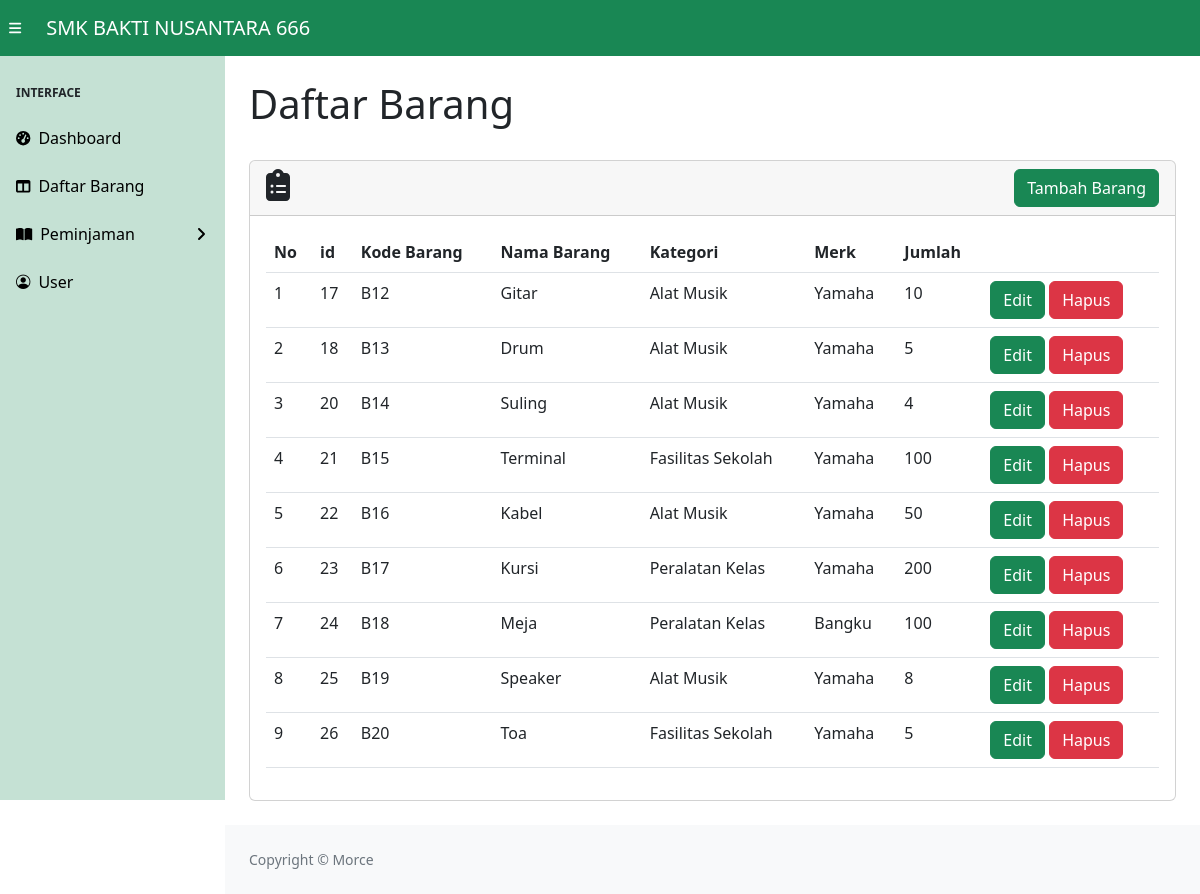
The page /data_barang.php on the database its author committed.
### tables this page shows
CREATE TABLE `barang` (
  `id` int(11) NOT NULL,
  `kode_barang` varchar(255) NOT NULL,
  `nama_barang` varchar(255) NOT NULL,
  `kategori` varchar(255) NOT NULL,
  `merk` varchar(255) NOT NULL,
  `jumlah` int(11) NOT NULL
);

### database.php (called while the page is built, shortened)
<?php
$connect=mysqli_connect(DB_HOST, DB_USER, DB_PASS, DB_NAME) or die("Failed to connect to MYSQL: " . mysqli_error($connect));
function query($kueri)
{
    global $connect;
    $result=mysqli_query($connect, $kueri);
    $rows=[];
    while($row = mysqli_fetch_assoc($result))
    {
        $rows[] = $row;
    }
    return $rows;
}
?>

### data_barang.php (the view, shortened to what this page needs)
<?php
require_once("database.php");
$tampil = query("select * from barang");
?>
<!DOCTYPE html>
<html lang="en">
    <head>
        <link rel="stylesheet" href="https://cdn.jsdelivr.net/npm/bootstrap-icons@1.11.3/font/bootstrap-icons.min.css">
        <link href="https://cdn.jsdelivr.net/npm/simple-datatables@7.1.2/dist/style.min.css" rel="stylesheet" />
        <link href="css/styles.css" rel="stylesheet" />
    </head>
    <body class="sb-nav-fixed">
        <nav class="sb-topnav navbar navbar-expand bg-success">
      <button class="btn btn-link btn-sm order-1 order-lg-0 me-4 me-lg-0" id="sidebarToggle" href="#!" style="color: white"><i class="fas fa-bars"></i></button>
            <a class="navbar-brand ps-3" href="#" style="color:white">SMK BAKTI NUSANTARA 666</a>
      <ul class="navbar-nav ms-auto ms-md-0 me-3 me-lg-4 l-3" style="padding-left: 1200px;">
            </ul>
        </nav>
        <div id="layoutSidenav">
            <div id="layoutSidenav_nav">
                <nav class="sb-sidenav accordion bg-success bg-opacity-25" id="sidenavAccordion">
                    <div class="sb-sidenav-menu">
                        <div class="nav">
                            <div class="sb-sidenav-menu-heading">Interface</div>
                            <a class="nav-link text-decoration-none" href="home.php" style="color: black;">
                                <div class="sb-nav-link-icon"><i class="fas fa-tachometer-alt"></i></div>
                                Dashboard
                            </a>
                            <a class="nav-link" href="data_barang.php" style="color: black;">
                                <div class="sb-nav-link-icon"><i class="fas fa-columns"></i></div>
                                Daftar Barang
                            </a>
                            <a class="nav-link collapsed" style="color:black;" href="#" data-bs-toggle="collapse" data-bs-target="#collapsePages" aria-expanded="false" aria-controls="collapsePages">
                                <div class="sb-nav-link-icon"><i class="fas fa-book-open"></i></div>
                                Peminjaman
                                <div class="sb-sidenav-collapse-arrow"><i class="fas fa-angle-down"></i></div>
                            </a>
                            <a class="nav-link" href="data_user.php" style="color: black;">
                                <div class="sb-nav-link-icon"><i class="bi bi-person-circle"></i></div>
                                User
                            </a>
                        </div>
                    </div>
                </nav>
            </div>
            <div id="layoutSidenav_content">
                <main>
                    <div class="container-fluid px-4">
                        <h1 class="mt-4">Daftar Barang</h1>
                        <br>
                        <div class="card mb-4">
                            <div class="card-header">
                            <i class="fas fa-clipboard-list fa-2x text-gray-300"></i>
                                <button type="button" style="float:right;" class="btn btn-success position-relative" data-bs-toggle="modal" data-bs-target="#exampleModal">
                                    Tambah Barang
                                </button>
                            </div>
                            <div class="card-body">
                                 <div class="datatable-wrapper datatable-loading no-footer sortable searchable fixed-columns">
                                    <table id="datatablesSimple" class="table">
                                        <thead>
                                            <tr>
                                                <th>No</th>
                                                <th>id</th>
                                                <th>Kode Barang</th>
                                                <th>Nama Barang</th>
                                                <th>Kategori</th>
                                                <th>Merk</th>
                                                <th>Jumlah</th>
                                                <th></th>
                                            </tr>
                                        </thead>
                                        <tbody>
                                        <?php
                                        $no =1;
                                        foreach($tampil as $data): ?>
                                            <tr>
                                                <td><?php echo $no; ?></td>
                                                <td><?php echo"$data[id]";?></td>
                                                <td><?php echo"$data[kode_barang]";?></td>
                                                <td><?php echo"$data[nama_barang]";?></td>
                                                <td><?php echo"$data[kategori]";?></td>
                                                <td><?php echo"$data[merk]";?></td>
                                                <td><?php echo"$data[jumlah]";?></td>
                                                <td>
                                                    <a href='edit_brg.php?id=<?= $data['id'] ?>' class="btn btn-success btn-small">Edit</a>
                                                    <?php echo "<a href='javascript:hapusData(".$data['id'].")'' class='btn btn-danger btn-small'>Hapus</a>"; ?>
                                                </td>
                                            </tr>
                                            <?php
                                            $no++;
                                            endforeach; ?>
                                        </tbody>
                                    </table>
                                </div>
                            </div>
                        </div>
                    </div>
                </main>
                <footer class="py-4 mt-auto bg-light">
                    <div class="container-fluid px-4">
                        <div class="d-flex align-items-center justify-content-between small">
                            <div class="text-muted">Copyright &copy; Morce</div>
                        </div>
                    </div>
                </footer>
            </div>
        </div>
    </body>
</html>

### rows shown on the page
barang: id "17", kode_barang "B12", nama_barang "Gitar", kategori "Alat Musik", merk "Yamaha", jumlah "10"
barang: id "18", kode_barang "B13", nama_barang "Drum", kategori "Alat Musik", merk "Yamaha", jumlah "5"
barang: id "20", kode_barang "B14", nama_barang "Suling", kategori "Alat Musik", merk "Yamaha", jumlah "4"
barang: id "21", kode_barang "B15", nama_barang "Terminal", kategori "Fasilitas Sekolah", merk "Yamaha", jumlah "100"
barang: id "22", kode_barang "B16", nama_barang "Kabel", kategori "Alat Musik", merk "Yamaha", jumlah "50"
barang: id "23", kode_barang "B17", nama_barang "Kursi", kategori "Peralatan Kelas", merk "Yamaha", jumlah "200"
barang: id "24", kode_barang "B18", nama_barang "Meja", kategori "Peralatan Kelas", merk "Bangku", jumlah "100"
barang: id "25", kode_barang "B19", nama_barang "Speaker", kategori "Alat Musik", merk "Yamaha", jumlah "8"
barang: id "26", kode_barang "B20", nama_barang "Toa", kategori "Fasilitas Sekolah", merk "Yamaha", jumlah "5"
